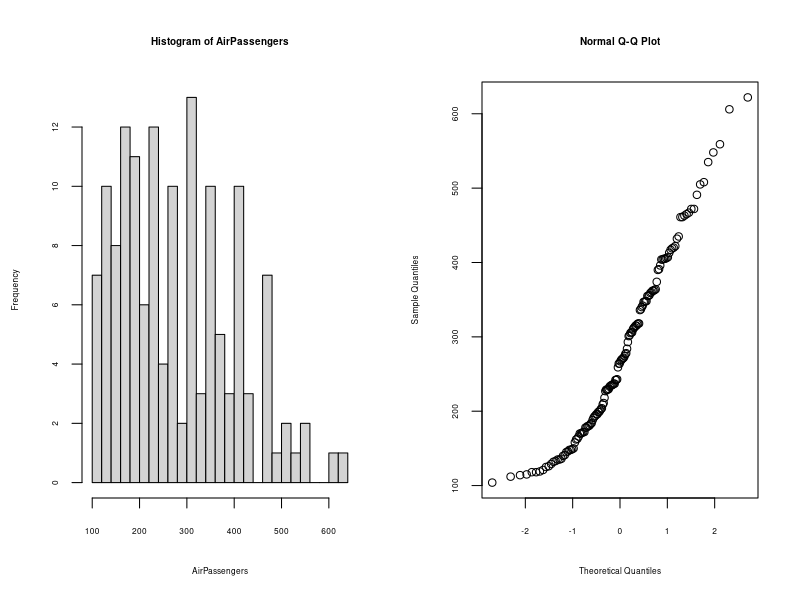
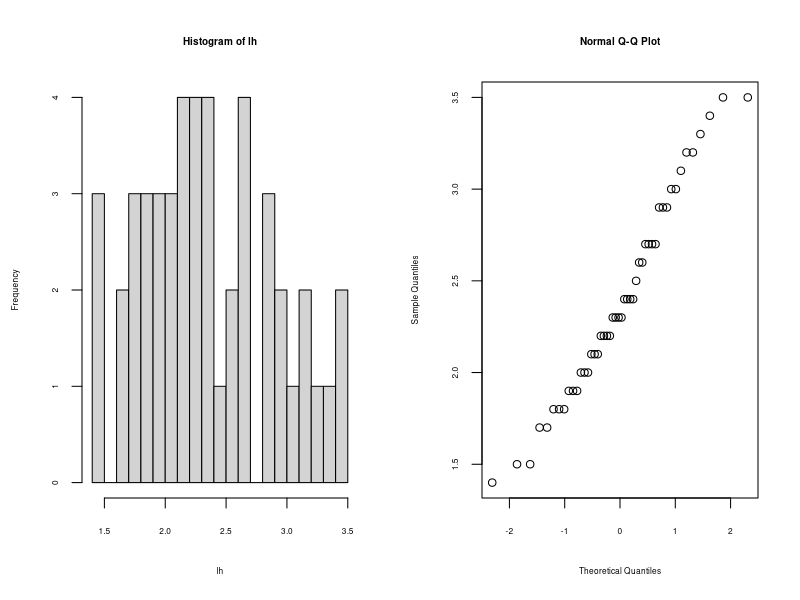

Here is the R script that generated these plots, in order: (Note: this script raises an error after producing the figures.)
## ---- chunk 1
knitr::opts_chunk$set(tidy = TRUE)
knitr::opts_chunk$set(tidy.opts=list(width.cutoff = 61))

## ---- chunk 2
poisson.test(13,15) 
# 13是实际计数得到的值，15是预期值。这个格式是不是很简单？
## ---- chunk 3
poisson.test(13,24,alternative="less")
# 要与第二个热线电话打呼入数持平，
# 临界值（呼入电话数）最多是多少？
qpois(0.95,lambda =24)
# 要与第二个热线电话呼入次数持平，
# 临界值（呼入电话数）最少是多少？
qpois(0.05,lambda =24)
## ---- chunk 4
# 现有42个数据，分别表示某一时间段内电话总机呼入的次数，
# 呼入的次数 0  1  2  3  4  5  6
# 出现的频率 7 10 12  8  3  2  0
# 问：某个时间段内呼入次数是否符合Possion分布？

x <- 0:6
y <- c(7, 10, 12, 8, 3, 2, 0)
mean <- mean(rep(x, y))
q <- ppois(x, mean)
n <- length(y)
p <- q
p[1] <- q[1]
p[n] <- 1 - q[n - 1]
for(i in 2:(n - 1))
  p[i] <- 1 - q[i - 1]
chisq.test(y, p = rep(1/length(y), length(y)))
## ---- chunk 5
myfreq<-c(30,21,24,35,42,48) # 得到的频数
myprobs<-c(1,1,1,1,1,1)/6 # 指定的概率分布
chisq.test(myfreq,p=myprobs)
## ---- chunk 6
par(mfcol=c(1,2),ps=6.5)
hist(AirPassengers,breaks=20)
qqnorm(AirPassengers,pch=1)
## ---- chunk 7
shapiro.test(AirPassengers)
## ---- chunk 8
par(mfcol=c(1,2),ps=6.5)
hist(lh,breaks=20)
qqnorm(lh,pch=1)
## ---- chunk 9
shapiro.test(lh) #人群血样中促黄体浓度属于正态分布吗？
## ---- chunk 10
# 生成参数为5，3的正态分布随机数
A<-rnorm(100,5,3) 
# 检验数据集A是否服从mu＝5，sd＝3的正态分布
ks.test(A,5,3) 
# 检验数据集A是否服从mu＝15，sd＝1的正态分布
 ks.test(A,15,1) 
## ---- chunk 11
set.seed(1)
mydata <- rexp(950)
ks.test(mydata, "pexp")
## ---- chunk 12
set.seed(1)
mydata <- rgamma(1500,1)
ks.test(mydata, "pgamma", 1)
## ---- chunk 13
ks.test(mydata, "pgamma", 2)
## ---- chunk 14
set.seed(1)
mydata<-rweibull(8500,1)
ks.test(mydata, "pweibull", 1)
## ---- chunk 15
ks.test(mydata, "pweibull",2)
## ---- chunk 16
ks.test(co2[1:12],co2[97:108],alternative ="two.sided")
## ---- chunk 17
qnorm(0.025)
qnorm(0.975)
## ---- chunk 18
myco2<-co2[1:12]
myco2
## ---- chunk 19
t.test(myco2,mu=316.45)
## ---- chunk 20
myco2.t1 <- co2[1:12] # 1959年的观测数据
myco2.t2 <- co2[13:24] # 1960年的观测数据
t.test(myco2.t1,myco2.t2)
## ---- chunk 21
myco2.t1 <- co2[1:12] # 1959年的观测数据
myco2.t3 <- co2[97:108] # 1965年的观测数据
t.test(myco2.t1,myco2.t3)
## ---- chunk 22
require(graphics) # 学生的睡眠数据
with(sleep, t.test(extra[group == 1], extra[group == 2]))
# 用于比较的两组睡眠数据，10个学生，受试编号1-10.
# 先来看一眼数据。ID是受试学生编号，
# 假定extra就是睡眠质量的一个指标，
# group的编号1和2分别代表某种治疗前和治疗后。
sleep 
#先来看看，如果忽视样本之间的联系，用独立样本$t$检验会怎么样
t.test(extra ~ group, data = sleep) 
## ---- chunk 23
require(graphics)##学生的睡眠数据
with(sleep, t.test(extra[group == 1], extra[group == 2]))
#用于比较的两组睡眠数据，10个学生，受试编号1-10
t.test(extra ~ group, data = sleep,paired=TRUE)
#考虑到样本之间的联系，用配对$t$检验
## ---- chunk 24
attach(airquality)
Month <- factor(Month, labels = month.abb[5:9])
pairwise.t.test(Ozone, Month)
pairwise.t.test(Ozone, Month, p.adj = "bonf")
pairwise.t.test(Ozone, Month, pool.sd = FALSE)
detach()
## ---- chunk 25
oneway.test(weight~feed,data=chickwts, var.equal=T)
## ---- chunk 26
oneway.test(extra ~ group, data = sleep)
# var.equal这个设置如果为TRUE，则进行单因素F检验。
# 反之则用另一种计算方法Welch method，属于双因素Welch检验的
# 一种近似算法
oneway.test(extra ~ group, data = sleep, var.equal = TRUE)
## ---- chunk 27
summary(aov(weight~feed,data=chickwts))
## ---- chunk 28
library(geepack)
data(dietox)
weight<-aov(Weight~Cu+Evit,data=dietox)
summary(weight)

## ---- chunk 29
data(dietox)
weight<-aov(Weight~Cu+Evit+Cu*Evit,data=dietox)
# 增加了一项，用*链接两因素，表示交互作用
summary(weight)
## ---- chunk 30
data(seizure)
seiz.l <- reshape(seizure, 
    varying = list(c("base","y1", "y2", "y3", "y4")),
    v.names="y", times = 0:4, direction = "long")
seiz.l <- seiz.l[order(seiz.l$id, seiz.l$time),]
seiz.l$t <- ifelse(seiz.l$time == 0, 8, 2)
seiz.l$x <- ifelse(seiz.l$time == 0, 0, 1)
result <- aov(y ~ x + trt + x * trt, data=seiz.l)
summary(result)
## ---- chunk 31
data(dietox)
weight<-aov(Weight~Cu+Time+Cu*Time,data=dietox)
#增加了一项，用*链接两因素，表示交互作用
summary(weight)
## ---- chunk 32
wilcox.test(airquality$Ozone, mu = 36, 
    subset = Month %in% c(5, 8), exact = NULL, 
    correct = TRUE,conf.int = FALSE, conf.level = 0.95)
## ---- chunk 33
require(graphics)
# 读者不用挨个输入这些数据。
# 这些数据和代码都来自在线帮助 wilcox.test
x <- c(1.83,  0.5,  1.62,  2.48, 1.68, 1.88, 1.55, 3.06, 1.3)
y <- c(0.878, 0.647,0.598, 2.05, 1.06, 1.29, 1.06, 3.14,1.29)
wilcox.test(x, y, paired = TRUE, alternative = "greater")
# “alternative”设置的意义和前面的参数检验是一样的
wilcox.test(y - x, alternative = "less")
# 和上一句命令的意义一样
wilcox.test(y - x, alternative = "less",
            exact = FALSE, correct = FALSE)
# exact的设置表示是否需要计算出精确的p值，
# correct的设置意义是，样本量很大时是否需要做连续型修正
## ---- chunk 34
## randu是R自带的数据集
x<-randu$x
y<-randu$y
wilcox.test(x,y,paired=FALSE) # Wilcox秩和检验
wilcox.test(x,y,paired =TRUE) # Mann-Whitney U检验
## ---- chunk 35
boxplot(weight~group, data=PlantGrowth)
#做比较前先来个直观了解
kruskal.test(weight~group, data=PlantGrowth)
## ---- chunk 36
RoundingTimes <-  matrix(c(5.40, 5.50, 5.55,
                           5.85, 5.70, 5.75,
                           5.20, 5.60, 5.50,
                           5.55, 5.50, 5.40,
                           5.90, 5.85, 5.70,
                           5.45, 5.55, 5.60,
                           5.40, 5.40, 5.35,
                           5.45, 5.50, 5.35,
                           5.25, 5.15, 5.00,
                           5.85, 5.80, 5.70,
                           5.25, 5.20, 5.10,
                           5.65, 5.55, 5.45,
                           5.60, 5.35, 5.45,
                           5.05, 5.00, 4.95,
                           5.50, 5.50, 5.40,
                           5.45, 5.55, 5.50,
                           5.55, 5.55, 5.35,
                           5.45, 5.50, 5.55,
                           5.50, 5.45, 5.25,
                           5.65, 5.60, 5.40,
                           5.70, 5.65, 5.55,
                           6.30, 6.30, 6.25),
    nrow = 22,byrow = TRUE,
    dimnames = list(1:22,
        c("Round Out", "Narrow Angle", "Wide Angle")))
friedman.test(RoundingTimes)
## ---- chunk 37
data(iris)#鸢尾花数据集
head(iris)#查看下数据集
iris.data<-iris[,-5]#去掉最后一列，非数字变量
## ---- chunk 38
cor(iris.data)
## ---- chunk 39
data(airquality)
head(airquality)
cor.test(airquality$Wind,airquality$Temp)
## ---- chunk 40
cor.test(airquality$Wind,airquality$Temp,method = "kendall")
## ---- chunk 41
if(!require(psych)) install.packages("psych")
library(psych)
corr.test(iris.data)
## ---- chunk 42
corr.test(iris.data)$r
## ---- chunk 43
corr.test(iris.data)$p
## ---- chunk 44
print(corr.test(iris.data)$r,digits=3)
## ---- chunk 45
if(!require(graphics)) install.packages(graphics)
require(graphics)
pairs(iris)
## ---- chunk 46
if(!require(corrplot)) install.packages("corrplot")
library(psych)
library(corrplot)
## ---- chunk 47
par(cex = 0.5)
corrplot(corr.test(iris.data)$r)
## ---- chunk 48
data(mtcars)
M <- cor(mtcars)
# different color series
col1 <- colorRampPalette(c("#7F0000","red","#FF7F00",
    "yellow","white", "cyan", "#007FFF", "blue","#00007F"))
col2 <- colorRampPalette(c("#67001F", "#B2182B", "#D6604D", 
    "#F4A582", "#FDDBC7", "#FFFFFF", "#D1E5F0", "#92C5DE", 
    "#4393C3", "#2166AC", "#053061"))
col3 <- colorRampPalette(c("red", "white", "blue"))
col4 <- colorRampPalette(c("#7F0000","red","#FF7F00",
    "yellow","#7FFF7F", "cyan", "#007FFF", "blue","#00007F"))
wb <- c("white","black")
## ---- chunk 49
# 不同设置的图例
library(corrplot)
par(mfrow = c(2,1))
corrplot(M, method = "number")
corrplot(M)
## ---- chunk 50
# 不同颜色设置的效果
corrplot(M, order = "AOE", col = col1(20), cl.length = 21, 
         addCoef.col = "grey")
## ---- chunk 51
# 不同色块和形状设置的效果
par(mfrow = c(3,1))
corrplot(M, method = "ellipse", col = col1(200),order ="AOE")
corrplot(M, method = "shade", col = col3(20),order = "AOE")
corrplot(M, method = "pie", order = "AOE")

## ---- chunk 52
# 中国围棋的感觉
par(mfrow = c(2,1))
corrplot(M, col = wb, order="AOE", outline=TRUE, cl.pos="n")
corrplot(M, col = wb, bg="gold2",  order="AOE", cl.pos="n")

## ---- chunk 53
# mixed methods: It's more efficient if using
# function "corrplot.mixed"
# circle + ellipse
corrplot(M,order = "AOE", type = "upper", tl.pos = "d")
corrplot(M,add = TRUE, type = "lower", method = "ell", 
    order = "AOE", diag=FALSE, tl.pos= "n", cl.pos = "n")
## ---- chunk 54
par(mfrow = c(2,1))
## visualize a  matrix in [-100, 100]
ran <- round(matrix(runif(225, -100,100), 15))
corrplot(ran, is.corr=FALSE)
corrplot(ran, is.corr=FALSE, cl.lim=c(-100, 100))
## ---- chunk 55
par(mfrow = c(3,1))
## text-labels and plot type
 
corrplot(M, order="AOE", tl.srt=60)
corrplot(M, order="AOE", diag=FALSE, tl.pos="d")
corrplot(M, order="AOE", type="lower", cl.pos="b")
## ---- chunk 56
if(!require(ellipse)) install.packages('ellipse')
library(ellipse)
library(psych)
mycol = colors()[as.vector(apply(corr.test(
  iris.data)$r, 2, rank))]
plotcorr(corr.test(iris.data)$r, 
         col = mycol, mar = rep(0, 4))
## ---- chunk 57
x <- c(44.4, 45.9, 41.9, 53.3, 44.7, 44.1, 50.7, 45.2, 60.1)
y <- c( 2.6,  3.1,  2.5,  5.0,  3.6,  4.0,  5.2,  2.8,  3.8)
par(mfrow = c(2, 1), mar = c(2, 4, 0.1, 0.1))
plot(x)
lines(x)
plot(y)
lines(y)
cor.test(x, y, method = "spearm", alternative = "g")
cov(x,y)
## ---- chunk 58
cor.test(x, y, method = "spearm", alternative = "g")
## ---- chunk 59
xy <- cbind(x = 1:10, y = c(1:3, 8:5, 8:10))
w1 <- c(0,0,0,1,1,1,1,1,0,0)
cov.wt(xy, wt = w1) # i.e. method = "unbiased"
cov.wt(xy, wt = w1, method = "ML", cor = TRUE)
## ---- chunk 60
knitr::opts_chunk$set(tidy = FALSE)
